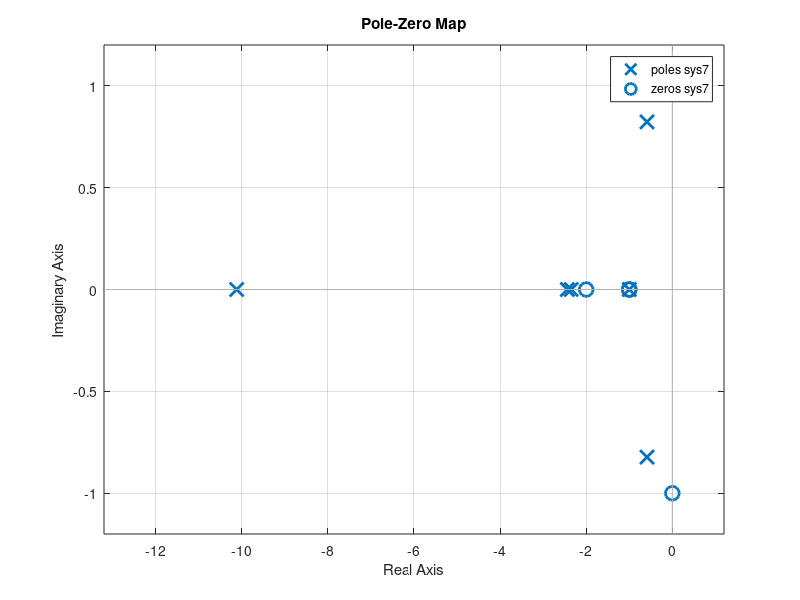

Write MATLAB code to recreate this figure.
G1=tf([1],[1,10]);
G2=tf([1],[1,1]);
G3=tf([1,0,1],[1,4,4]);
G4=tf([1,1],[1,6]);
H1=tf([1,1],[1,2]);
H2=tf([2],[1]);
H3=1;

sys1=series(H2,1/G4)
sys2=series(G3,G4)
sys3=feedback(sys2,H1,+1)
sys4=series(sys3,G2)
sys5=feedback(sys4,sys1)
sys6=series(sys5,G1)
sys7=feedback(sys6,H3)
P=pole(sys7)
Z=zero(sys7)
pzmap(sys7)